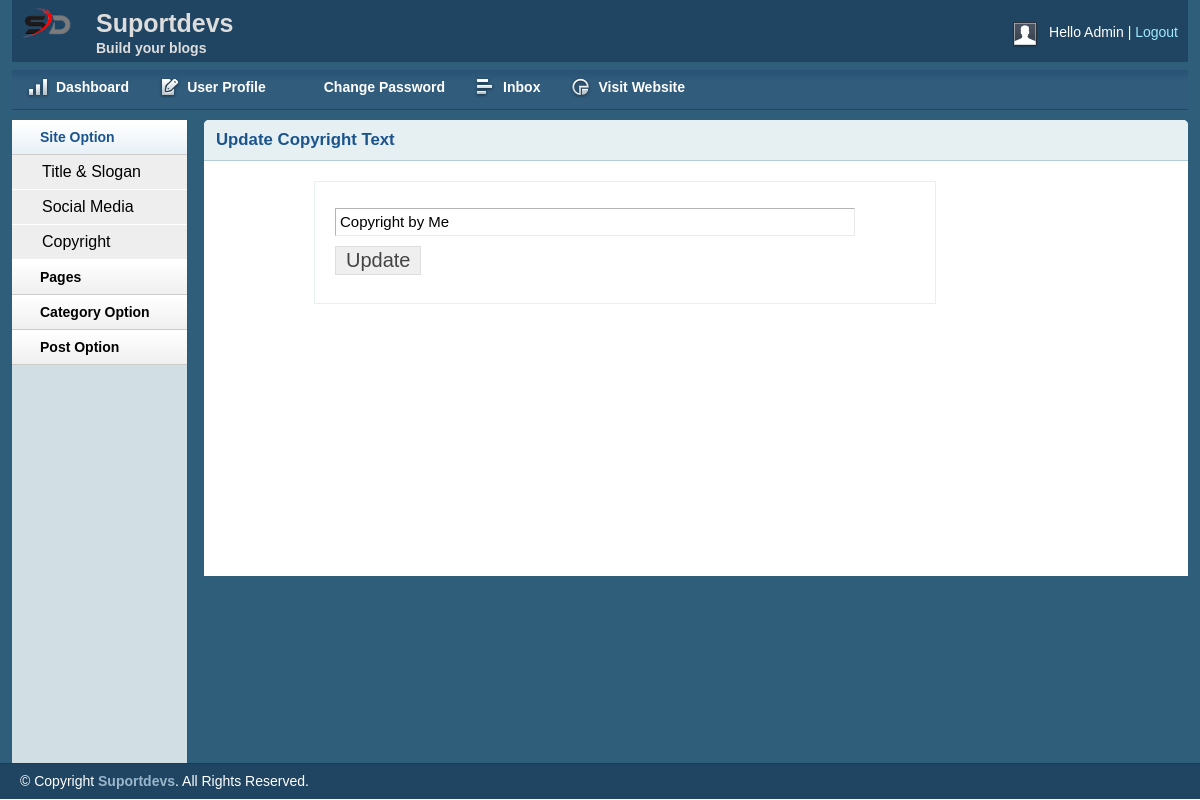
The app's page /admin/copyright.php (signed in) with its own data.
### tables this page shows
CREATE TABLE `tbl_sologan` (
  `id` int(11) NOT NULL,
  `title` varchar(255) NOT NULL,
  `sologan` varchar(255) NOT NULL,
  `logo` varchar(255) NOT NULL
);

CREATE TABLE `tbl_footer` (
  `id` int(11) NOT NULL,
  `copyright` varchar(255) NOT NULL
);

### lib/Database.php (called while the page is built, shortened)
<?php
Class Database{
	public $host   = DB_HOST;
	public $user   = DB_USER;
	public $pass   = DB_PASS;
	public $dbname = DB_NAME;
	public $link;
	private function connectDB(){
		$this->link = new mysqli($this->host, $this->user, $this->pass, $this->dbname);
	}
	public function select($query){
		$result = $this->link->query($query) or die($this->link->error.__LINE__);
		if($result->num_rows > 0){
			return $result;
		} else {
			return false;
		}
	}
}

### admin/copyright.php (the view, shortened to what this page needs)
<?php include "inc/header.php"; ?>
<?php include "inc/sidebar.php"; ?>
        <div class="grid_10">
            <div class="box round first grid">
                <h2>Update Copyright Text</h2>
                <div class="block copyblock">
                <?php
                    $query = "SELECT * FROM tbl_footer WHERE id='1'";
                    $copyright = $db->select($query);
                    if ($copyright) {
                        while ($result = $copyright->fetch_assoc()) {
                ?>
                <form action="copyright.php" method="POST" enctype="multipart/form-data">
                    <table class="form">
                        <tr>
                            <td>
                                <input type="text" value="<?php echo $result['copyright']; ?>" name="copyright" class="large" />
                            </td>
                        </tr>
						 <tr>
                            <td>
                                <input type="submit" name="submit" Value="Update" />
                            </td>
                        </tr>
                    </table>
                </form>
                <?php } } ?>
                </div>
            </div>
        </div>
<?php include "inc/footer.php"; ?>

### admin/inc/header.php (shortened to what this page needs)
<?php include '../lib/Database.php'; ?>
<?php
	$db = new Database();
?>
<!DOCTYPE html>
<html>
<head>
    <link rel="stylesheet" type="text/css" href="css/reset.css" media="screen" />
    <link rel="stylesheet" type="text/css" href="css/text.css" media="screen" />
    <link rel="stylesheet" type="text/css" href="css/grid.css" media="screen" />
    <link rel="stylesheet" type="text/css" href="css/layout.css" media="screen" />
    <link rel="stylesheet" type="text/css" href="css/nav.css" media="screen" />
    <link href="css/table/demo_page.css" rel="stylesheet" type="text/css" />
</head>
<body>
    <div class="container_12">
        <div class="grid_12 header-repeat">
            <div id="branding">
                <div class="floatleft logo">
                <?php
                    $query = "SELECT * FROM tbl_sologan WHERE id='1'";
                    $blog_title = $db->select($query);
                    if ($blog_title) {
                        while ($result = $blog_title->fetch_assoc()) {
                ?>
                    <img src="<?php echo $result['logo']; ?>" alt="Logo" />
                <?php } } ?>
				</div>
				<div class="floatleft middle">
					<h1>Suportdevs</h1>
					<p>Build your blogs</p>
				</div>
                <div class="floatright">
                    <div class="floatleft">
                        <img src="img/img-profile.jpg" alt="Profile Pic" /></div>
                    <div class="floatleft marginleft10">
                        <ul class="inline-ul floatleft">
                            <li>Hello Admin</li>
                            <li><a href="?action=logout">Logout</a></li>
                        </ul>
                    </div>
                </div>
            </div>
        </div>
        <div class="grid_12">
            <ul class="nav main">
                <li class="ic-dashboard"><a href="index.php"><span>Dashboard</span></a> </li>
                <li class="ic-form-style"><a href=""><span>User Profile</span></a></li>
				<li class="ic-typography"><a href="changepassword.php"><span>Change Password</span></a></li>
				<li class="ic-grid-tables"><a href="inbox.php"><span>Inbox</span></a></li>
                <li class="ic-charts"><a href="postlist.php"><span>Visit Website</span></a></li>
            </ul>
        </div>

### admin/css/text.css (style rules this page uses)
body { font: 13px/1.5 Tahoma, Helvetica, Arial, 'Liberation Sans', FreeSans, sans-serif; }
h1 { font-size: 25px; }
h2 { font-size: 23px; }
ul { list-style: square; }
li { margin-left: 30px; }
p, dl, hr, h1, h2, h3, h4, h5, h6, ol, ul, pre, table, address, fieldset { margin-bottom: 20px; }

### admin/css/grid.css (style rules this page uses)
.container_12, .container_16 { min-height: 620px; width: 100%; }
.grid_1, .grid_2, .grid_3, .grid_4, .grid_5, .grid_6, .grid_7, .grid_8, .grid_9, .grid_10, .grid_11, .grid_12, .grid_13, .grid_14, .grid_15, .grid_16 { display: inline; float: left; margin-left: 1%; margin-right: 1%; }
.container_12 .grid_12, .container_16 .grid_16 { width: 98%; }
.container_12 .grid_10 { width: 81.333%; }

### admin/css/layout.css (style rules this page uses)
body { background: #fff none repeat scroll 0 0; color: #444; font-size: 14px; padding: 0; }
.floatleft { float:left; }
.logo img { margin-top: -15px; width: 52px; }
.middle { margin-left: 22px; margin-top: -14px; }
.middle h1 { color:#ddd;margin:0 }
.middle p { color: #ddd; margin: 0; font-weight: bold; }
.floatright { float:right; }
.inline-ul li { display:inline; color:#fff; }
.marginleft10 { margin-left:10px; }
a { color: #000; font-weight:bold; text-decoration: none; }
.container_12, .container_16 { background:#2E5E79; }
h1, h2, h3, h4, h5, h6 { line-height:1.2em; margin-bottom:.3em; }
h2 { margin-top:1em; }
#branding { font-weight: normal; margin-bottom: 0; padding: 22px 10px 3px; text-align: left; }
.header-repeat { background:url(../img/header-repeat.jpg) repeat-x; }
#branding a { color:#A1EAFF; font-weight:normal; }
#branding a:before { content:" | "; color:#fff; }
#branding ul, #branding ul li { margin:0px; padding:0px; }
#branding li { padding:0px 0px 0px 0px !important; }
.box { background:#fff; margin-bottom:20px; padding:10px 10px 10px 10px; margin-left:-8px; }
.box.grid { padding-bottom:40px; }
.box.round { -moz-border-radius: 5px 5px 0px 0px; -webkit-border-radius: 5px 5px 0px 0px; border-radius: 5px 5px 0px 0px; }
.box h2 { font-size:1.2em; font-weight:bold; color:#1B548D; background:#E6F0F3; margin:-10px -10px 0 -10px; padding:10px 12px; border-bottom:1px solid #B3CBD6; -moz-border-radius: 5px 5px 0px 0px; -webkit-border-radius: 5px 5px 0px 0px; border-radius: 5px 5px 0px 0px; }
.box.first { min-height: 406px; }
.block { padding-top:20px; }
.copyblock { border: 1px solid #e6f0f3; line-height: 32px; margin-left: 100px; margin-top: 20px; padding-left: 20px; width: 600px; }
p { margin-bottom:1em; }
ul, ol { padding-top:0; }
table.form { width:100%; }
table.form td { padding:4px 0px; }
table.form input, table.form select { font-size: 15px; padding: 4px 4px 5px 4px; border-top: 1px solid #b3b3b3; border-left: 1px solid #b3b3b3; border-right: 1px solid #eaeaea; border-bottom: 1px solid #eaeaea; }
table.form input[type="submit"] { border: 1px solid #ddd; color: #444; cursor: pointer; font-size: 20px; padding: 2px 10px; }
input.large { width: 85%; }
.block { padding-bottom:1px; }

### admin/css/nav.css (style rules this page uses)
ul.nav, ul.nav * { margin:0;padding:0; }
ul.nav { background: rgba(0, 0, 0, 0) url("../img/nav-repeat2.jpg") repeat-x scroll 0 8px !important; height: 58px; max-width: 100%; position: relative; }
ul.nav li { cursor:pointer; float:left; text-align:center; list-style-type:none; font-weight:normal; vertical-align:middle; }
ul.nav li a { color:#fff; font-weight:bold; text-decoration:none; display:block; float:left; padding:0 1em; height:3.7em; line-height:3.7em; }
ul.main li { position:relative; top:0; left:0; }
ul.main li a { height:3.7em; line-height:3.7em; border:0; color:#fff; }
ul.nav li.ic-dashboard a span, .ic-dashboard { background:url(../img/icon-dashboard.png) no-repeat center left; }
ul.nav li.ic-typography a span, .ic-typography { background:url(../img/icon-typography.png) no-repeat center left; }
ul.nav li.ic-charts a span, .ic-charts { background:url(../img/icon-charts-graphs.png) no-repeat center left; }
ul.nav li.ic-form-style a span, .ic-form-style { background:url(../img/icon-form-style.png) no-repeat center left; }
ul.nav li.ic-grid-tables a span, .ic-grid-tables { background:url(../img/icon-grid-tables.png) no-repeat center left; }
ul.nav li { background-image: none !important; overflow: hidden; }
ul.nav li a span { padding: 0px 0px 0px 30px; display: block; background-repeat: no-repeat; white-space: nowrap; }

### records on screen
tbl_sologan: logo (picture)
tbl_footer: copyright "Copyright by Me"
